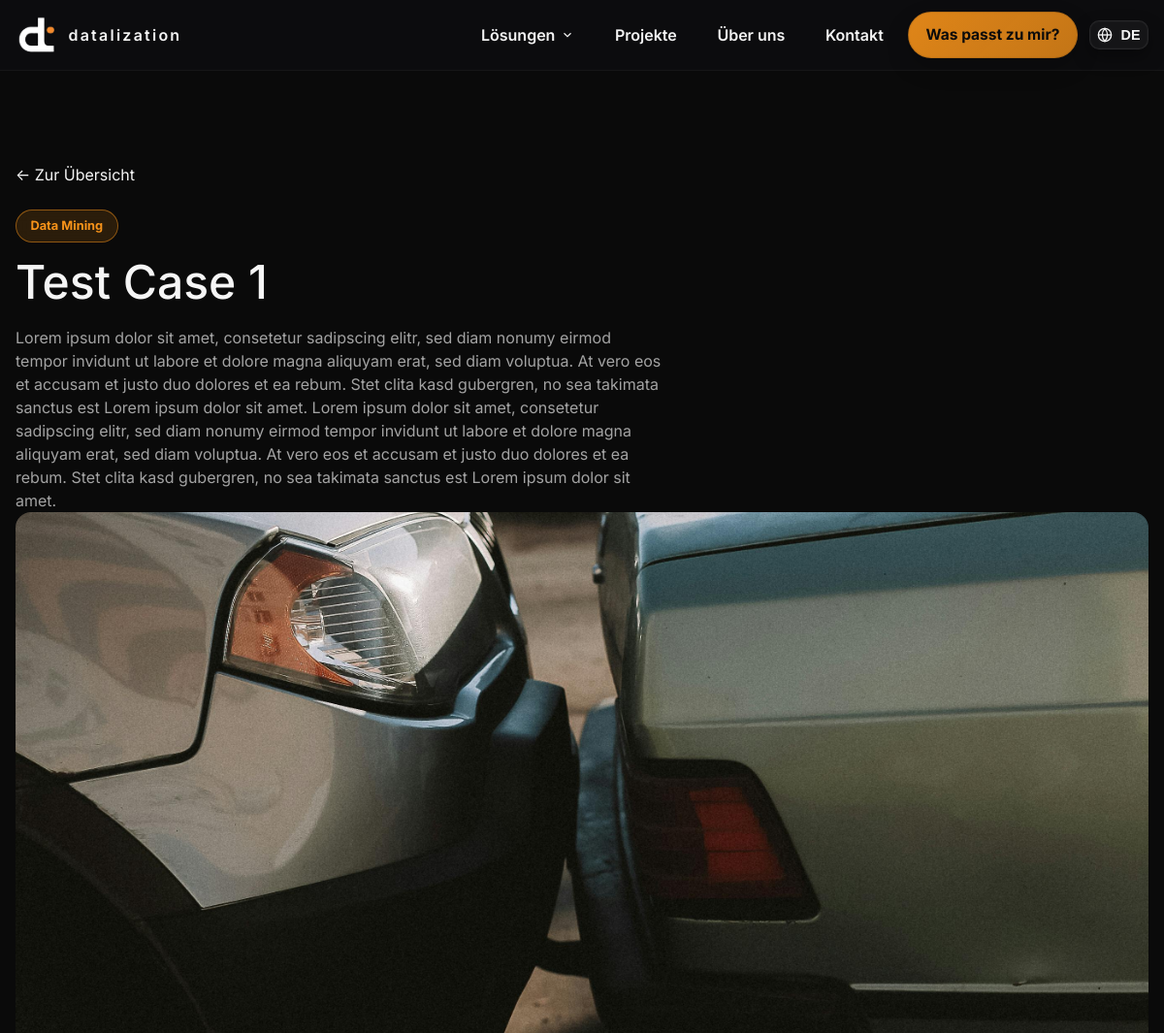
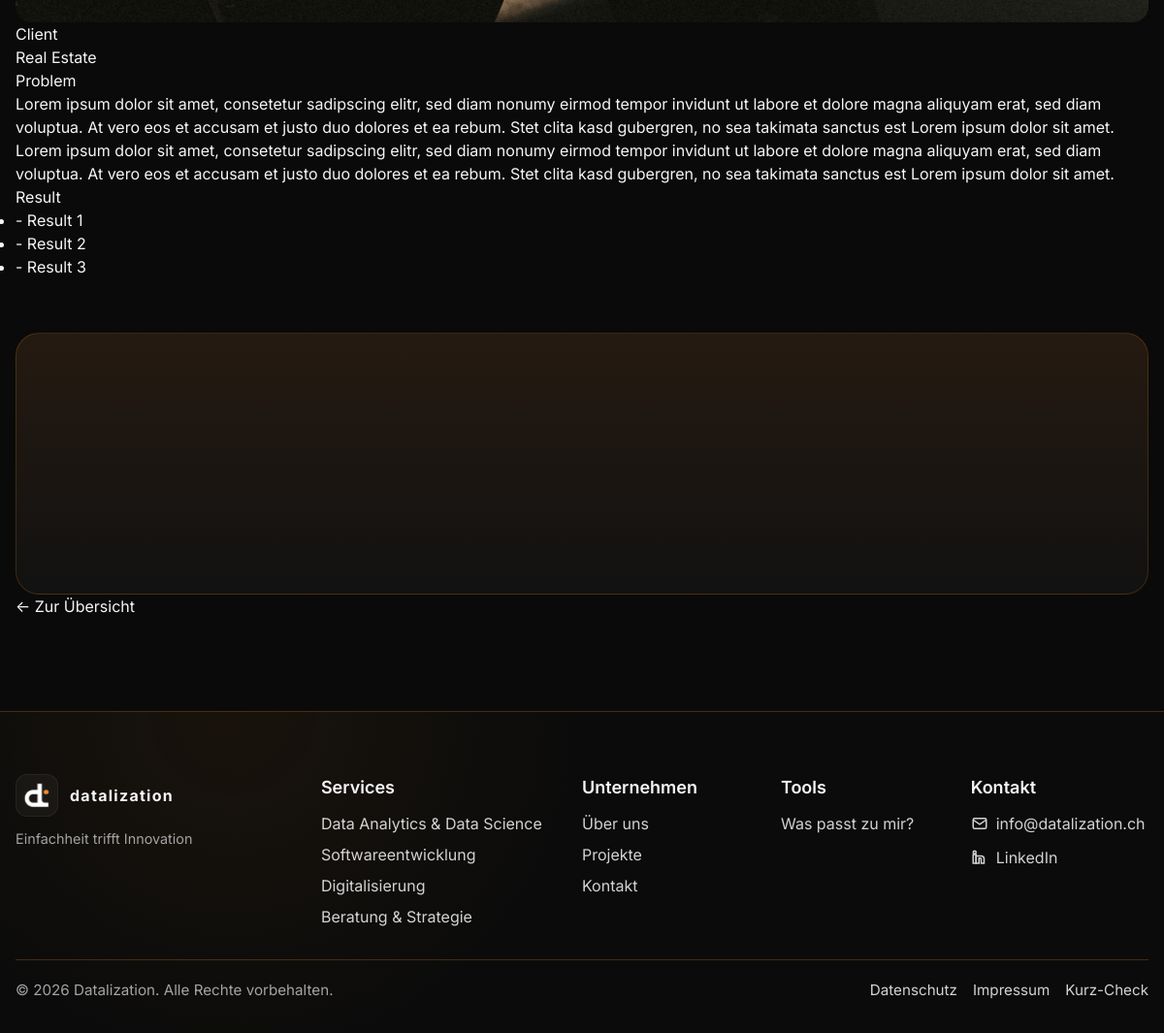
The app's page /de/cases/mining/ with its own data (2 pictures, top to bottom).
### web/models.py (models this page shows, shortened)
class CaseStudy(models.Model):
    title       = models.CharField(max_length=160)
    category    = models.CharField(max_length=80, blank=True)
    slug        = models.SlugField(unique=True, blank=True)
    summary     = models.TextField(blank=True)
    client_brief   = models.TextField(_("Client"), blank=True,
        help_text=_("Kurzbeschreibung des Kunden (keine Namen)."))
    problem_brief  = models.TextField(_("Problem"), blank=True,
        help_text=_("Welches Problem/Engpass bestand?"))
    result_points  = models.TextField(_("Result (Bullet points)"), blank=True,
        help_text=_("Eine Aufzählung, je Zeile ein Punkt."))
    preview_animation = models.FileField(upload_to="cases/previews/", blank=True, null=True)
    image       = models.ImageField(upload_to="cases/", blank=True, null=True)
    date        = models.DateField()
    published   = models.BooleanField(
        _("Aktiv"),
        default=True,
        help_text=_("Steuert, ob diese Case Study auf der Website angezeigt wird."),
    )
    kpis        = models.JSONField(blank=True, null=True)
    tech_stack  = models.CharField(max_length=255, blank=True)
    def result_list(self):
        if not self.result_points:
            return []
        return [ln.strip() for ln in self.result_points.splitlines() if ln.strip()]
    @property
    def safe_image_url(self):
        if not self.image or not getattr(self.image, "name", ""):
            return ""
        try:
            if not self.image.storage.exists(self.image.name):
                return ""
            return self.image.url
        except Exception:
            return ""
    class Meta:
        ordering = ["-date"]

### web/views.py (the view)
# urls.py: path("cases/<slug:slug>/", views.case_detail, name="case_detail"),
def case_detail(request, slug):
    case = get_object_or_404(CaseStudy, slug=slug, published=True)
    results_list = case.result_list()
    return render(request, "case_detail.html", {
        "case": case,
        "results_list": results_list,
    })

### web/templates/case_detail.html (shortened to what this page needs)
{% extends "base.html" %}
{% load i18n static %}
{% block content %}
<div class="min-h-screen bg-background text-foreground">
  <section class="section">
    <div class="container mx-auto px-4 py-16">
      <nav class="mb-6">
        <a class="btn-link" href="{% url 'web:cases' %}">← {% trans "Zur Übersicht" %}</a>
      </nav>
      <header class="mb-10">
        {% if case.category %}
          <div class="mb-3">
            <span class="badge-primary">{{ case.category }}</span>
          </div>
        {% endif %}
        <h1 class="section-title mb-3">
          {{ case.title }}
        </h1>
        {% if case.summary %}
          <p class="text-muted max-w-2xl">
            {{ case.summary }}
          </p>
        {% endif %}
      </header>
      {% if case.safe_image_url %}
        <div class="mb-10">
          <img class="case-hero-img" src="{{ case.safe_image_url }}" alt="{{ case.title }}">
        </div>
      {% endif %}
      <section class="cpr-grid cpr-grid--detail mb-10">
        <div class="cpr-col">
          <div class="cpr-title">{% trans "Client" %}</div>
          <p>{{ case.client_brief|default:"–"|linebreaksbr }}</p>
        </div>
        <div class="cpr-col">
          <div class="cpr-title">{% trans "Problem" %}</div>
          <p>{{ case.problem_brief|default:"–"|linebreaksbr }}</p>
        </div>
        <div class="cpr-col">
          <div class="cpr-title">{% trans "Result" %}</div>
          {% if case.result_list %}
            <ul class="cpr-list">
              {% for item in case.result_list %}
                <li>{{ item }}</li>
              {% endfor %}
            </ul>
          {% else %}
            <p>–</p>
          {% endif %}
        </div>
      </section>
      <section class="case-cta-wrap case-cta-wrap--compact">
      </section>
      <footer class="mt-10">
        <a class="btn-link" href="{% url 'web:cases' %}">← {% trans "Zur Übersicht" %}</a>
      </footer>
    </div>
  </section>
</div>
{% endblock %}

### records on screen
CaseStudy: category "Data Mining", title "Test Case 1", summary "Lorem ipsum dolor sit amet, consetetur sadipscing elitr, sed diam nonumy eirmod tempor invidunt ut labore et dolore magna aliquyam erat, sed diam voluptua. At vero eos et accusam et justo duo dolores et ea rebum. Stet clita kasd gubergren, no sea takimata sanctus est Lorem ipsum dolor sit amet. Lorem ipsum dolor sit amet, consetetur sadipscing elitr, sed diam nonumy eirmod tempor invidunt ut labore et dolore magna aliquyam erat, sed diam voluptua. At vero eos et accusam et justo duo dolores et ea rebum. Stet clita kasd gubergren, no sea takimata sanctus est Lorem ipsum dolor sit amet.", safe_image_url (picture), client_brief "Real Estate", problem_brief "Lorem ipsum dolor sit amet, consetetur sadipscing elitr, sed diam nonumy eirmod tempor invidunt ut labore et dolore magna aliquyam erat, sed diam voluptua. At vero eos et accusam et justo duo dolores et ea rebum. Stet clita kasd gubergren, no sea takimata sanctus est Lorem ipsum dolor sit amet. Lorem ipsum dolor sit amet, consetetur sadipscing elitr, sed diam nonumy eirmod tempor invidunt ut labore et dolore magna aliquyam erat, sed diam voluptua. At vero eos et accusam et justo duo dolores et ea rebum. Stet clita kasd gubergren, no sea takimata sanctus est Lorem ipsum dolor sit amet."

### other values on screen
{{ item }} "- Result 1" "- Result 2" "- Result 3"
